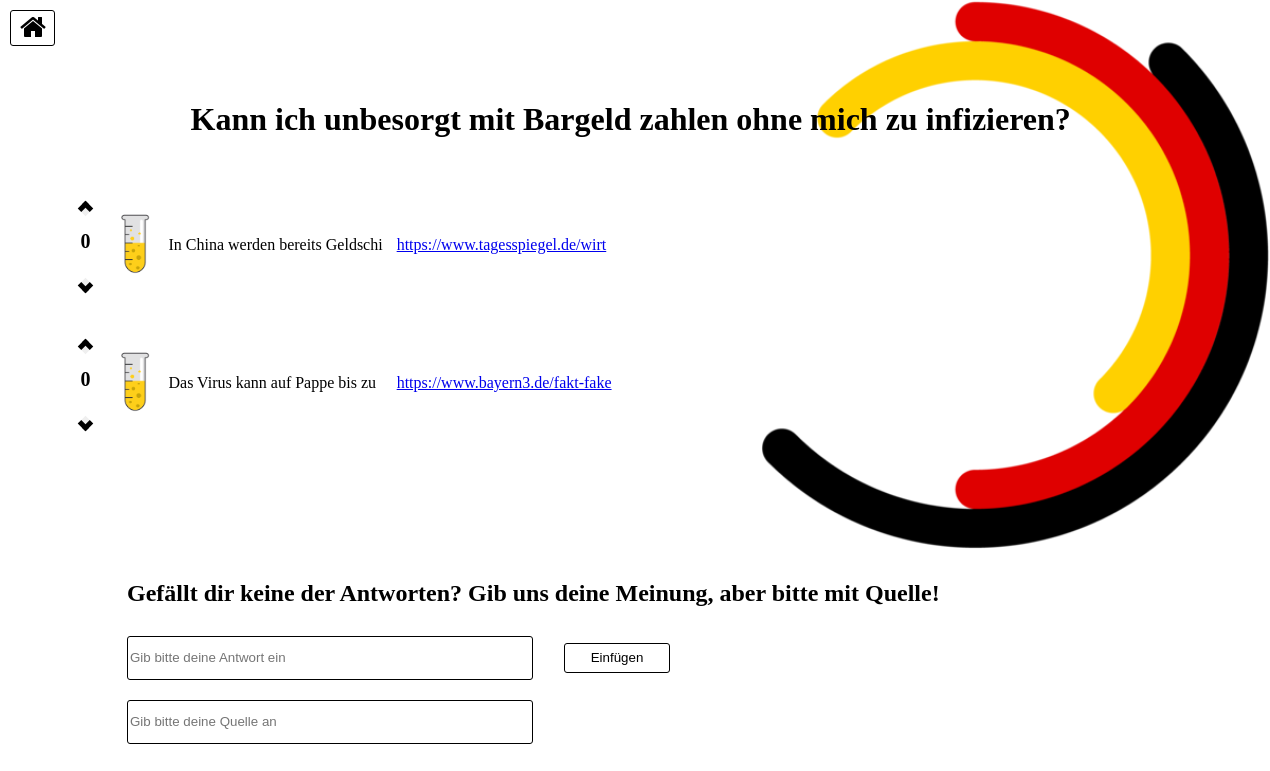
/hackathon/answers.php?fragen_id=6, run on the app's committed database.
### tables this page shows
CREATE TABLE `fragen` (
  `ID` int(11) NOT NULL,
  `Fragestellung` text NOT NULL
);

CREATE TABLE `antworten` (
  `ID` int(11) NOT NULL,
  `Antworttext` varchar(32) NOT NULL,
  `Quelle` varchar(32) NOT NULL,
  `Upvote` int(11) DEFAULT 0,
  `Downvote` int(11) DEFAULT 0,
  `Serioes` int(11) DEFAULT NULL,
  `Frage_ID` int(11) NOT NULL
);

### hackathon/answers.php (the view, shortened to what this page needs)
<?php include 'credentials.php';?>
<!DOCTYPE html>
<html>
<head>
	<link rel="stylesheet" href="https://cdnjs.cloudflare.com/ajax/libs/font-awesome/4.7.0/css/font-awesome.min.css">
</head>
<body>
<?php
$mysqli = new mysqli($GLOBAL_HOST, $GLOBAL_USER, $GLOBAL_PW, $GLOBAL_DB_NAME);
	$fragen_id = $_GET['fragen_id'];
	$query = "SELECT * From fragen where ID = $fragen_id";
	if ($result = $mysqli->query($query)) {
		$row = $result->fetch_assoc();
		$fragestellung = $row['Fragestellung'];
		echo "<div id='question'><h1><b>$fragestellung</b></h1></div>";
	}
	?>
<div class="answertable">
	<table id="answertable">
<?php
$query = "SELECT antworten.ID as antwort_id, Antworttext, Quelle, Upvote, Downvote From fragen join antworten where fragen.id = antworten.Frage_ID and fragen.ID = $fragen_id ";
	if ($result = $mysqli->query($query)) {
		while ($row = $result->fetch_assoc()) {
			$id = $row['antwort_id'];
			$answer = $row['Antworttext'];
			$quelle = $row['Quelle'];
			$upvote = $row['Upvote'];
			$downvote = $row['Downvote'];
			$votes = $upvote - $downvote;
	echo "<tr>
		<td>
			<div class='votetable'>
			<table id ='votetable'>
			<tr>
			<td><button id='upvote_$id' class='arrow up' onclick='vote(1, this.id)'></button></td>
			</tr>
			<tr>
			<td align='center'><div class='number'><text id='number'><b id='score_$id' style='font-size:20px'>$votes</b></text></div></td>
			</tr>
			<tr>
			<td><button id='downvote_$id' class='arrow down' onclick='vote(-1, this.id)'></button></td>
			</tr>
			</table>
			</div>
		</td>";
		if($votes >= 5) {
			echo "<td><img id='button_image_$id' width='40' height='80' src='PNG/reagenzglas_richtig.png'></td>";
		  } else if ($votes > 0) {
			  echo "<td><img id='button_image_$id' width='40' height='80' src='PNG/reagenzglas_eher_richtig.png'></td>";
		  } else if ($votes == 0) {
		  echo "<td><img id='button_image_$id' width='40' height='80' src='PNG/reagenzglas_teils.png'></td>";
		  } else if ($votes > -5) {
		  echo "<td><img id='button_image_$id' width='40' height='80' src='PNG/reagenzglas_eher_falsch.png'></td>";
		  } else {
		  echo "<td><img id='button_image_$id' width='40' height='80' src='PNG/reagenzglas_falsch.png'></td>";
		}
		echo "<td>$answer</td>";
		echo "<td><a target='_blank' href='$quelle'>$quelle</a></td>";
		echo "</tr>";
}
}
 ?>
</table>
</div>
<div class="homebutton">
  <form method="get" action="/hackathon/index.php">
	<button type = "btn"><i class="fa fa-home"></i></button>
  </form>
</div>
<?php
if (isset($_POST['antwort']) && isset($_POST['quelle']))
{
	$antwort = $_POST['antwort'];
	$quelle = $_POST['quelle'];
	$mysqli = new mysqli($GLOBAL_HOST, $GLOBAL_USER, $GLOBAL_PW, $GLOBAL_DB_NAME);
	if ($mysqli->connect_errno) {
		printf("Connect failed: %s\n", $mysqli->connect_error);
		exit();
	}
	$query = "SELECT * FROM antworten WHERE Antworttext = '$antwort';";
	if ($result = $mysqli->query($query)) {
	if ($result -> num_rows){
			echo "<h2>Du hast diese Frage schon beantwortet. Für neue Fragen kehre zur Homepage zurück</h2>";
	}
	else{
			$query = "SET @key_frage = (SELECT `ID` FROM `fragen` WHERE `Fragestellung` = '$fragestellung' );
					INSERT INTO `antworten` (`ID`, `Antworttext`, `Quelle`, `Upvote`, `Downvote`, `Serioes`, `Frage_ID`)
					VALUES (NULL, '$antwort', '$quelle', 0, 0, NULL, @key_frage);";
			if ($mysqli->multi_query($query)) {
				do {
					if ($result = $mysqli->store_result()) {
						while ($row = $result->fetch_row()) {
						}
						$result->free();
					}
					if ($mysqli->more_results()) {
					}
				} while ($mysqli->next_result());
			}
	echo "<h2>Deine Antwort wurde erfolgreich hinzugefügt, danke dass du einen Beitrag leistest!</h2>";
	}
	}
}
else{
?>
<h2>Gefällt dir keine der Antworten? Gib uns deine Meinung, aber bitte mit Quelle!</h2>
<div class="answer-container">
   <form action="" method="post">
      <input type="text" id="answer" placeholder="Gib bitte deine Antwort ein" name="antwort">
	  <input type="text" id="quelle" placeholder="Gib bitte deine Quelle an" name="quelle">
      <button type = "submit" name="insert" value="insert" id="insert">Einfügen</button>
    </form>
</div>
<?php
}
?>
</body>
</html>

### hackathon/answers.php (style rules this page uses)
body { background-image: url('Pics/Hackathonlogo.png'); background-repeat: no-repeat; background-size: cover; }
h1 { position: absolute; left: 15%; top: 10%; }
.answertable #answertable { display: block; max-height: 425px; overflow-y: scroll; border-collapse: collapse; table-layout: fixed; width: 1200px; position:absolute; left: 5%; top: 22% }
.answertable #answertable td { padding: 7px; }
.votetable #votetable { table-layout: fixed; width:30px; }
button { border: solid black; border-width: 0px 5px 5px 0px; display: inline-block; }
.number #number { font-size = 5; }
.up { padding: 3px; transform: rotate(-135deg); -webkit-transform: rotate(-135deg); margin-up: 120%; }
.down { padding: 3px; transform: rotate(45deg); -webkit-transform: rotate(45deg); margin-bottom: 60%; }
.homebutton button { padding-left: 9px; padding-right: 8px; width:45px; padding-top:1px; padding-bottom: 5px; height: 36px; background: transparent; color: black; border: 1px solid black; border-radius: 3px; cursor: pointer; transition: all ease 2s; font-size: 120%; position: absolute; top: 10px; left: 10px; font-size: 28px; }
.answer-container { overflow-wrap: break-word; position: absolute; TOP: 77%; left:10%; }
.answer-container input { height: 40px; width: 400px; border: 1px solid black; border-radius: 3px; transition: all ease 5s; }
.answer-container #quelle { position: absolute; top: 100%; left: 0%; }
.answer-container button { position: relative; margin: 2em; padding: .5em 1em; width: 8em; background: transparent; color: black; border: 1px solid black; border-radius: 3px; cursor: pointer; transition: all ease 2s; }
h2 { position: absolute; top: 70%; left: 10%; }

### data on the page
fragen: Fragestellung "Kann ich unbesorgt mit Bargeld zahlen ohne mich zu infizieren?"
antworten: Upvote "0", Downvote 0 (drawn), Antworttext "In China werden bereits Geldschi", Quelle "https://www.tagesspiegel.de/wirt"
antworten: Upvote "0", Downvote 0 (drawn), Antworttext "Das Virus kann auf Pappe bis zu", Quelle "https://www.bayern3.de/fakt-fake"
